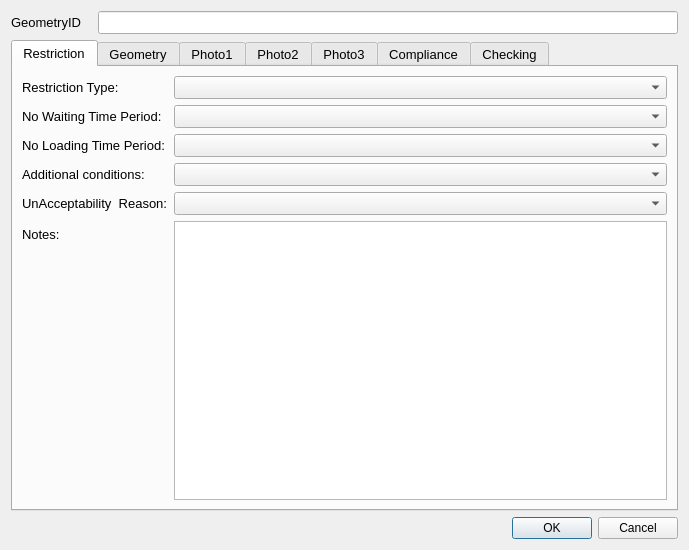
<?xml version="1.0" encoding="UTF-8"?>
<ui version="4.0">
 <class>restrictionDialog</class>
 <widget class="QDialog" name="restrictionDialog">
  <property name="geometry">
   <rect>
    <x>0</x>
    <y>0</y>
    <width>689</width>
    <height>550</height>
   </rect>
  </property>
  <property name="sizePolicy">
   <sizepolicy hsizetype="Fixed" vsizetype="Fixed">
    <horstretch>0</horstretch>
    <verstretch>0</verstretch>
   </sizepolicy>
  </property>
  <property name="minimumSize">
   <size>
    <width>0</width>
    <height>0</height>
   </size>
  </property>
  <property name="maximumSize">
   <size>
    <width>750</width>
    <height>550</height>
   </size>
  </property>
  <property name="font">
   <font>
    <family>Arial</family>
   </font>
  </property>
  <property name="windowTitle">
   <string>Dialog</string>
  </property>
  <property name="sizeGripEnabled">
   <bool>false</bool>
  </property>
  <layout class="QFormLayout" name="formLayout_3">
   <item row="0" column="0">
    <widget class="QLabel" name="label">
     <property name="minimumSize">
      <size>
       <width>81</width>
       <height>16</height>
      </size>
     </property>
     <property name="font">
      <font>
       <pointsize>10</pointsize>
      </font>
     </property>
     <property name="text">
      <string>GeometryID</string>
     </property>
    </widget>
   </item>
   <item row="0" column="1">
    <widget class="QLineEdit" name="GeometryID">
     <property name="font">
      <font>
       <pointsize>10</pointsize>
      </font>
     </property>
     <property name="inputMask">
      <string/>
     </property>
     <property name="readOnly">
      <bool>true</bool>
     </property>
     <property name="placeholderText">
      <string/>
     </property>
    </widget>
   </item>
   <item row="1" column="0" colspan="2">
    <widget class="QTabWidget" name="tabWidget">
     <property name="minimumSize">
      <size>
       <width>0</width>
       <height>0</height>
      </size>
     </property>
     <property name="font">
      <font>
       <pointsize>10</pointsize>
      </font>
     </property>
     <property name="cursor">
      <cursorShape>IBeamCursor</cursorShape>
     </property>
     <property name="mouseTracking">
      <bool>true</bool>
     </property>
     <property name="acceptDrops">
      <bool>true</bool>
     </property>
     <property name="currentIndex">
      <number>0</number>
     </property>
     <widget class="QWidget" name="restrictionTab">
      <property name="focusPolicy">
       <enum>Qt::NoFocus</enum>
      </property>
      <attribute name="title">
       <string>Restriction</string>
      </attribute>
      <layout class="QFormLayout" name="formLayout">
       <property name="fieldGrowthPolicy">
        <enum>QFormLayout::AllNonFixedFieldsGrow</enum>
       </property>
       <item row="0" column="0">
        <widget class="QLabel" name="lbl_RestrictionType">
         <property name="minimumSize">
          <size>
           <width>90</width>
           <height>16</height>
          </size>
         </property>
         <property name="font">
          <font>
           <pointsize>10</pointsize>
          </font>
         </property>
         <property name="text">
          <string>Restriction Type:</string>
         </property>
        </widget>
       </item>
       <item row="0" column="1">
        <widget class="QComboBox" name="RestrictionTypeID">
         <property name="currentIndex">
          <number>-1</number>
         </property>
        </widget>
       </item>
       <item row="2" column="0">
        <widget class="QLabel" name="lbl_TimePeriod">
         <property name="minimumSize">
          <size>
           <width>90</width>
           <height>16</height>
          </size>
         </property>
         <property name="font">
          <font>
           <pointsize>10</pointsize>
          </font>
         </property>
         <property name="text">
          <string>No Waiting Time Period:</string>
         </property>
        </widget>
       </item>
       <item row="2" column="1">
        <widget class="QComboBox" name="NoWaitingTimeID"/>
       </item>
       <item row="3" column="0">
        <widget class="QLabel" name="lbl_MaxStay">
         <property name="minimumSize">
          <size>
           <width>90</width>
           <height>16</height>
          </size>
         </property>
         <property name="font">
          <font>
           <pointsize>10</pointsize>
          </font>
         </property>
         <property name="text">
          <string>No Loading Time Period:</string>
         </property>
        </widget>
       </item>
       <item row="3" column="1">
        <widget class="QComboBox" name="NoLoadingTimeID"/>
       </item>
       <item row="5" column="0">
        <widget class="QLabel" name="lbl_AdditionalConditions">
         <property name="minimumSize">
          <size>
           <width>90</width>
           <height>16</height>
          </size>
         </property>
         <property name="font">
          <font>
           <pointsize>10</pointsize>
          </font>
         </property>
         <property name="text">
          <string>Additional conditions:</string>
         </property>
        </widget>
       </item>
       <item row="5" column="1">
        <widget class="QComboBox" name="AdditionalConditionID">
         <property name="currentIndex">
          <number>-1</number>
         </property>
        </widget>
       </item>
       <item row="9" column="0">
        <widget class="QLabel" name="label_2">
         <property name="text">
          <string>Notes:</string>
         </property>
        </widget>
       </item>
       <item row="9" column="1">
        <widget class="QTextEdit" name="Notes"/>
       </item>
       <item row="7" column="0">
        <widget class="QLabel" name="label_7">
         <property name="text">
          <string>UnAcceptability  Reason:</string>
         </property>
         <property name="wordWrap">
          <bool>true</bool>
         </property>
        </widget>
       </item>
       <item row="7" column="1">
        <widget class="QComboBox" name="UnacceptableTypeID"/>
       </item>
      </layout>
     </widget>
     <widget class="QWidget" name="geometryTab">
      <attribute name="title">
       <string>Geometry</string>
      </attribute>
      <layout class="QGridLayout" name="gridLayout_2">
       <item row="2" column="0">
        <widget class="QLabel" name="label_3">
         <property name="text">
          <string>USRN:</string>
         </property>
        </widget>
       </item>
       <item row="1" column="1" colspan="4">
        <widget class="QLineEdit" name="RoadName"/>
       </item>
       <item row="6" column="0">
        <widget class="QLabel" name="label_6">
         <property name="text">
          <string>Last Changed By:</string>
         </property>
        </widget>
       </item>
       <item row="2" column="1" colspan="2">
        <widget class="QLineEdit" name="USRN"/>
       </item>
       <item row="1" column="0">
        <widget class="QLabel" name="lbl_RoadName">
         <property name="minimumSize">
          <size>
           <width>90</width>
           <height>16</height>
          </size>
         </property>
         <property name="font">
          <font>
           <pointsize>10</pointsize>
          </font>
         </property>
         <property name="text">
          <string>Road Name:</string>
         </property>
        </widget>
       </item>
       <item row="0" column="1" colspan="3">
        <widget class="QLineEdit" name="RestrictionLength">
         <property name="font">
          <font>
           <pointsize>10</pointsize>
          </font>
         </property>
         <property name="readOnly">
          <bool>true</bool>
         </property>
        </widget>
       </item>
       <item row="4" column="4">
        <widget class="QLineEdit" name="AzimuthToRoadCentreLine">
         <property name="text">
          <string/>
         </property>
        </widget>
       </item>
       <item row="4" column="3">
        <widget class="QLabel" name="lbl_AzToRoadCL">
         <property name="minimumSize">
          <size>
           <width>90</width>
           <height>16</height>
          </size>
         </property>
         <property name="font">
          <font>
           <pointsize>10</pointsize>
          </font>
         </property>
         <property name="text">
          <string>Direction to Road Centreline:</string>
         </property>
         <property name="wordWrap">
          <bool>true</bool>
         </property>
        </widget>
       </item>
       <item row="3" column="0">
        <widget class="QLabel" name="lbl_GeometryType">
         <property name="minimumSize">
          <size>
           <width>90</width>
           <height>16</height>
          </size>
         </property>
         <property name="font">
          <font>
           <pointsize>10</pointsize>
          </font>
         </property>
         <property name="text">
          <string>Geometry Type</string>
         </property>
        </widget>
       </item>
       <item row="6" column="1" colspan="3">
        <widget class="QLineEdit" name="LastUpdatePerson">
         <property name="readOnly">
          <bool>true</bool>
         </property>
        </widget>
       </item>
       <item row="5" column="0">
        <widget class="QLabel" name="label_4">
         <property name="text">
          <string>Last Update Date:</string>
         </property>
        </widget>
       </item>
       <item row="8" column="0">
        <widget class="QLabel" name="lbl_RoadName_2">
         <property name="minimumSize">
          <size>
           <width>90</width>
           <height>16</height>
          </size>
         </property>
         <property name="font">
          <font>
           <pointsize>10</pointsize>
          </font>
         </property>
         <property name="text">
          <string>RestrictionID</string>
         </property>
        </widget>
       </item>
       <item row="4" column="5">
        <widget class="QToolButton" name="toolButton_2">
         <property name="text">
          <string>...</string>
         </property>
        </widget>
       </item>
       <item row="3" column="1" colspan="4">
        <widget class="QComboBox" name="GeomShapeID">
         <property name="editable">
          <bool>false</bool>
         </property>
         <property name="currentIndex">
          <number>-1</number>
         </property>
        </widget>
       </item>
       <item row="0" column="0">
        <widget class="QLabel" name="label_5">
         <property name="font">
          <font>
           <pointsize>10</pointsize>
          </font>
         </property>
         <property name="text">
          <string>Length (m):</string>
         </property>
        </widget>
       </item>
       <item row="5" column="1" colspan="3">
        <widget class="QDateTimeEdit" name="LastUpdateDateTime">
         <property name="readOnly">
          <bool>true</bool>
         </property>
        </widget>
       </item>
       <item row="8" column="1" colspan="2">
        <widget class="QLineEdit" name="RestrictionID"/>
       </item>
      </layout>
     </widget>
     <widget class="QWidget" name="Photos_Tab_01">
      <attribute name="title">
       <string>Photo1</string>
      </attribute>
      <layout class="QGridLayout" name="gridLayout_5">
       <item row="1" column="0">
        <widget class="QPushButton" name="startCamera1">
         <property name="text">
          <string>open Camera</string>
         </property>
        </widget>
       </item>
       <item row="1" column="1">
        <widget class="QPushButton" name="getPhoto1">
         <property name="text">
          <string>take Photo</string>
         </property>
        </widget>
       </item>
       <item row="0" column="0" colspan="2">
        <widget class="QLabel" name="Photo_Widget_01">
         <property name="sizePolicy">
          <sizepolicy hsizetype="Fixed" vsizetype="Fixed">
           <horstretch>0</horstretch>
           <verstretch>0</verstretch>
          </sizepolicy>
         </property>
         <property name="maximumSize">
          <size>
           <width>640</width>
           <height>480</height>
          </size>
         </property>
         <property name="autoFillBackground">
          <bool>true</bool>
         </property>
         <property name="text">
          <string>Photo not found</string>
         </property>
        </widget>
       </item>
      </layout>
     </widget>
     <widget class="QWidget" name="Photos_Tab_02">
      <attribute name="title">
       <string>Photo2</string>
      </attribute>
      <layout class="QGridLayout" name="gridLayout_3">
       <item row="1" column="0">
        <widget class="QPushButton" name="startCamera2">
         <property name="text">
          <string>open Camera</string>
         </property>
        </widget>
       </item>
       <item row="1" column="1">
        <widget class="QPushButton" name="getPhoto2">
         <property name="text">
          <string>take Photo</string>
         </property>
        </widget>
       </item>
       <item row="0" column="0" colspan="2">
        <widget class="QLabel" name="Photo_Widget_02">
         <property name="sizePolicy">
          <sizepolicy hsizetype="Fixed" vsizetype="Fixed">
           <horstretch>0</horstretch>
           <verstretch>0</verstretch>
          </sizepolicy>
         </property>
         <property name="maximumSize">
          <size>
           <width>640</width>
           <height>480</height>
          </size>
         </property>
         <property name="font">
          <font>
           <family>Sans Serif</family>
          </font>
         </property>
         <property name="autoFillBackground">
          <bool>true</bool>
         </property>
         <property name="text">
          <string>Photo not found</string>
         </property>
        </widget>
       </item>
      </layout>
     </widget>
     <widget class="QWidget" name="Photos_Tab_03">
      <attribute name="title">
       <string>Photo3</string>
      </attribute>
      <layout class="QGridLayout" name="gridLayout_10">
       <item row="0" column="0" colspan="2">
        <widget class="QLabel" name="Photo_Widget_03">
         <property name="sizePolicy">
          <sizepolicy hsizetype="Fixed" vsizetype="Fixed">
           <horstretch>0</horstretch>
           <verstretch>0</verstretch>
          </sizepolicy>
         </property>
         <property name="maximumSize">
          <size>
           <width>640</width>
           <height>480</height>
          </size>
         </property>
         <property name="font">
          <font>
           <family>Sans Serif</family>
          </font>
         </property>
         <property name="autoFillBackground">
          <bool>true</bool>
         </property>
         <property name="text">
          <string>Photo not found</string>
         </property>
        </widget>
       </item>
       <item row="1" column="0">
        <widget class="QPushButton" name="startCamera3">
         <property name="text">
          <string>open Camera</string>
         </property>
        </widget>
       </item>
       <item row="1" column="1">
        <widget class="QPushButton" name="getPhoto3">
         <property name="text">
          <string>take Photo</string>
         </property>
        </widget>
       </item>
      </layout>
     </widget>
     <widget class="QWidget" name="complianceTab">
      <attribute name="title">
       <string>Compliance</string>
      </attribute>
      <layout class="QFormLayout" name="formLayout_2">
       <item row="0" column="0">
        <widget class="QLabel" name="label_8">
         <property name="text">
          <string>Road Markings Condition:</string>
         </property>
        </widget>
       </item>
       <item row="0" column="1">
        <widget class="QComboBox" name="ComplianceRoadMarkingsFaded"/>
       </item>
       <item row="2" column="0">
        <widget class="QLabel" name="label_9">
         <property name="text">
          <string>Restriction-&gt;Sign:</string>
         </property>
        </widget>
       </item>
       <item row="2" column="1">
        <widget class="QComboBox" name="ComplianceRestrictionSignIssue"/>
       </item>
       <item row="3" column="0">
        <widget class="QLabel" name="label_10">
         <property name="text">
          <string>Compliance notes:</string>
         </property>
        </widget>
       </item>
       <item row="3" column="1">
        <widget class="QTextEdit" name="ComplianceNotes"/>
       </item>
       <item row="1" column="0">
        <widget class="QLabel" name="label_11">
         <property name="text">
          <string>Loading Markings Condition:</string>
         </property>
        </widget>
       </item>
       <item row="1" column="1">
        <widget class="QComboBox" name="ComplianceLoadingMarkingsFaded"/>
       </item>
      </layout>
     </widget>
     <widget class="QWidget" name="checkingTab">
      <attribute name="title">
       <string>Checking</string>
      </attribute>
      <layout class="QFormLayout" name="formLayout_6">
       <item row="0" column="0">
        <widget class="QLabel" name="label_20">
         <property name="text">
          <string>Check issue type:</string>
         </property>
        </widget>
       </item>
       <item row="0" column="1">
        <widget class="QComboBox" name="MHTC_CheckIssueTypeID"/>
       </item>
       <item row="1" column="0">
        <widget class="QLabel" name="label_21">
         <property name="text">
          <string>Check issue notes:</string>
         </property>
        </widget>
       </item>
       <item row="1" column="1">
        <widget class="QTextEdit" name="MHTC_CheckNotes"/>
       </item>
       <item row="3" column="0">
        <widget class="QCheckBox" name="FieldCheckCompleted">
         <property name="text">
          <string>Field check completed</string>
         </property>
        </widget>
       </item>
       <item row="2" column="0">
        <spacer name="verticalSpacer_2">
         <property name="orientation">
          <enum>Qt::Vertical</enum>
         </property>
         <property name="sizeHint" stdset="0">
          <size>
           <width>20</width>
           <height>20</height>
          </size>
         </property>
        </spacer>
       </item>
       <item row="8" column="0">
        <widget class="QLabel" name="label_12">
         <property name="text">
          <string>Check date:</string>
         </property>
        </widget>
       </item>
       <item row="5" column="0">
        <spacer name="verticalSpacer_3">
         <property name="orientation">
          <enum>Qt::Vertical</enum>
         </property>
         <property name="sizeHint" stdset="0">
          <size>
           <width>20</width>
           <height>10</height>
          </size>
         </property>
        </spacer>
       </item>
       <item row="6" column="0">
        <widget class="QLabel" name="label_13">
         <property name="text">
          <string>Checked by:</string>
         </property>
        </widget>
       </item>
       <item row="6" column="1">
        <widget class="QLineEdit" name="Last_MHTC_Check_UpdatePerson"/>
       </item>
       <item row="8" column="1">
        <widget class="QDateTimeEdit" name="Last_MHTC_Check_UpdateDateTime"/>
       </item>
      </layout>
     </widget>
    </widget>
   </item>
   <item row="3" column="1">
    <widget class="QDialogButtonBox" name="button_box">
     <property name="orientation">
      <enum>Qt::Horizontal</enum>
     </property>
     <property name="standardButtons">
      <set>QDialogButtonBox::Cancel|QDialogButtonBox::Ok</set>
     </property>
    </widget>
   </item>
  </layout>
 </widget>
 <resources/>
 <connections>
  <connection>
   <sender>button_box</sender>
   <signal>accepted()</signal>
   <receiver>restrictionDialog</receiver>
   <slot>accept()</slot>
   <hints>
    <hint type="sourcelabel">
     <x>310</x>
     <y>465</y>
    </hint>
    <hint type="destinationlabel">
     <x>249</x>
     <y>239</y>
    </hint>
   </hints>
  </connection>
  <connection>
   <sender>button_box</sender>
   <signal>rejected()</signal>
   <receiver>restrictionDialog</receiver>
   <slot>reject()</slot>
   <hints>
    <hint type="sourcelabel">
     <x>310</x>
     <y>465</y>
    </hint>
    <hint type="destinationlabel">
     <x>249</x>
     <y>239</y>
    </hint>
   </hints>
  </connection>
 </connections>
</ui>
